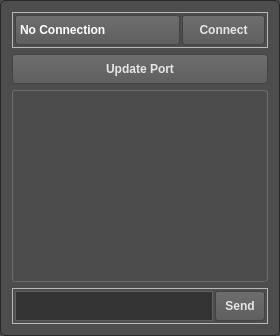
      <widget class="QGroupBox" name="groupBox_3">
       <property name="font">
        <font>
         <family>Arial</family>
        </font>
       </property>
       <property name="styleSheet">
        <string notr="true">QGroupBox {
	background-color: rgb(77, 77, 77);
    border: 1px solid rgb(40, 40, 40);
    border-radius: 5px;
}

QGroupBox::title {
	color: rgb(255, 255, 255);
}</string>
       </property>
       <property name="title">
        <string/>
       </property>
       <layout class="QVBoxLayout" name="verticalLayout">
        <item>
         <widget class="QFrame" name="frame_5">
          <property name="frameShape">
           <enum>QFrame::StyledPanel</enum>
          </property>
          <property name="frameShadow">
           <enum>QFrame::Raised</enum>
          </property>
          <layout class="QHBoxLayout" name="horizontalLayout_2" stretch="2,1">
           <property name="spacing">
            <number>2</number>
           </property>
           <property name="leftMargin">
            <number>2</number>
           </property>
           <property name="topMargin">
            <number>2</number>
           </property>
           <property name="rightMargin">
            <number>2</number>
           </property>
           <property name="bottomMargin">
            <number>2</number>
           </property>
           <item>
            <widget class="QComboBox" name="portCombo">
             <property name="sizePolicy">
              <sizepolicy hsizetype="Preferred" vsizetype="Preferred">
               <horstretch>0</horstretch>
               <verstretch>0</verstretch>
              </sizepolicy>
             </property>
             <property name="minimumSize">
              <size>
               <width>0</width>
               <height>30</height>
              </size>
             </property>
             <property name="font">
              <font>
               <family>Arial</family>
               <weight>75</weight>
               <bold>true</bold>
              </font>
             </property>
             <property name="styleSheet">
              <string notr="true"> QComboBox {
	 color: rgb(255, 255, 255);
     border: 1px solid rgb(67,67,67);
     border-radius: 3px;
	 background-color: qlineargradient(x1:0,y1:0,x2:0,y2:1,stop:0 #6E6E6E,stop:1 #5F5F5F);
 }
 QComboBox::drop-down {
     subcontrol-origin: padding;
     subcontrol-position: top right;
     width: 15px;
     border: 0px;
 }

QComboBox QAbstractItemView {
	color: rgb(230, 230, 230);
	 border: 2px solid darkgray;
	 border-radius: 3px;
     selection-background-color: rgb(127,127,127);
	 min-height: 80px;
}
 QComboBox::down-arrow {
	border-image: url(:/images/scara-UI-drop_down.png);
 }</string>
             </property>
             <item>
              <property name="text">
               <string>No Connection</string>
              </property>
             </item>
             <item>
              <property name="text">
               <string>新建项目</string>
              </property>
             </item>
            </widget>
           </item>
           <item>
            <widget class="QPushButton" name="btnConnect">
             <property name="sizePolicy">
              <sizepolicy hsizetype="Minimum" vsizetype="Preferred">
               <horstretch>0</horstretch>
               <verstretch>0</verstretch>
              </sizepolicy>
             </property>
             <property name="minimumSize">
              <size>
               <width>0</width>
               <height>30</height>
              </size>
             </property>
             <property name="font">
              <font>
               <family>Arial</family>
               <weight>75</weight>
               <bold>true</bold>
              </font>
             </property>
             <property name="styleSheet">
              <string notr="true"> QPushButton {
	 color: rgb(230,230,230);
     border: 1px solid rgb(67,67,67);
     border-radius: 3px;
	 background-color: qlineargradient(x1:0,y1:0,x2:0,y2:1,stop:0 #6E6E6E,stop:1 #5F5F5F);
 }

 QPushButton::hover {
	 color: rgb(231,231,231);
	 background-color: qlineargradient(x1:0,y1:0,x2:0,y2:1,stop:0 #858585,stop:1 #787878);
 }

 QPushButton:pressed {
	 color: rgb(231,231,231);
	 background-color: qlineargradient(x1:0,y1:0,x2:0,y2:1,stop:0 #646464,stop:0.7 #828282,stop:1 #6E6E6E);
 }

</string>
             </property>
             <property name="text">
              <string>Connect</string>
             </property>
            </widget>
           </item>
          </layout>
         </widget>
        </item>
        <item>
         <widget class="QPushButton" name="updateUart">
          <property name="minimumSize">
           <size>
            <width>0</width>
            <height>30</height>
           </size>
          </property>
          <property name="font">
           <font>
            <family>Arial</family>
            <weight>75</weight>
            <bold>true</bold>
           </font>
          </property>
          <property name="styleSheet">
           <string notr="true"> QPushButton {
	
	 color: rgb(230,230,230);
     border: 1px solid rgb(67,67,67);
     border-radius: 3px;
	 background-color: qlineargradient(x1:0,y1:0,x2:0,y2:1,stop:0 #6E6E6E,stop:1 #5F5F5F);
 }

 QPushButton::hover {
	 color: rgb(231,231,231);
	 background-color: qlineargradient(x1:0,y1:0,x2:0,y2:1,stop:0 #858585,stop:1 #787878);
 }

 QPushButton:pressed {
	 color: rgb(231,231,231);
	 background-color: qlineargradient(x1:0,y1:0,x2:0,y2:1,stop:0 #646464,stop:0.7 #828282,stop:1 #6E6E6E);
 }

</string>
          </property>
          <property name="text">
           <string>Update Port</string>
          </property>
         </widget>
        </item>
        <item>
         <widget class="QTextEdit" name="textConsole">
          <property name="font">
           <font>
            <family>Arial</family>
            <weight>75</weight>
            <bold>true</bold>
           </font>
          </property>
          <property name="styleSheet">
           <string notr="true"> QTextEdit, QListView {
	color: white;
	background-color: rgb(76, 76, 76);
    border: 1px solid rgb(107, 107, 107);
    border-radius: 3px;
 }</string>
          </property>
         </widget>
        </item>
        <item>
         <widget class="QFrame" name="frame_6">
          <property name="frameShape">
           <enum>QFrame::StyledPanel</enum>
          </property>
          <property name="frameShadow">
           <enum>QFrame::Raised</enum>
          </property>
          <layout class="QHBoxLayout" name="horizontalLayout_3">
           <property name="spacing">
            <number>2</number>
           </property>
           <property name="leftMargin">
            <number>2</number>
           </property>
           <property name="topMargin">
            <number>2</number>
           </property>
           <property name="rightMargin">
            <number>2</number>
           </property>
           <property name="bottomMargin">
            <number>2</number>
           </property>
           <item>
            <widget class="QLineEdit" name="lineSend">
             <property name="minimumSize">
              <size>
               <width>0</width>
               <height>30</height>
              </size>
             </property>
             <property name="font">
              <font>
               <family>Arial</family>
               <weight>75</weight>
               <bold>true</bold>
              </font>
             </property>
             <property name="styleSheet">
              <string notr="true"> QLineEdit {
     border: 1px solid rgb(97,97,97);
	 color: rgb(255, 255, 255);
	 background-color:rgb(51,51,51);
 }
</string>
             </property>
            </widget>
           </item>
           <item>
            <widget class="QPushButton" name="btnSend">
             <property name="minimumSize">
              <size>
               <width>50</width>
               <height>30</height>
              </size>
             </property>
             <property name="font">
              <font>
               <family>Arial</family>
               <weight>75</weight>
               <bold>true</bold>
              </font>
             </property>
             <property name="styleSheet">
              <string notr="true"> QPushButton {
	 color: rgb(230,230,230);
     border: 1px solid rgb(67,67,67);
     border-radius: 3px;
	 background-color: qlineargradient(x1:0,y1:0,x2:0,y2:1,stop:0 #6E6E6E,stop:1 #5F5F5F);
 }

 QPushButton::hover {
	 color: rgb(231,231,231);
	 background-color: qlineargradient(x1:0,y1:0,x2:0,y2:1,stop:0 #858585,stop:1 #787878);
 }

 QPushButton:pressed {
	 color: rgb(231,231,231);
	 background-color: qlineargradient(x1:0,y1:0,x2:0,y2:1,stop:0 #646464,stop:0.7 #828282,stop:1 #6E6E6E);
 }

</string>
             </property>
             <property name="text">
              <string>Send</string>
             </property>
            </widget>
           </item>
          </layout>
         </widget>
        </item>
       </layout>
      </widget>
